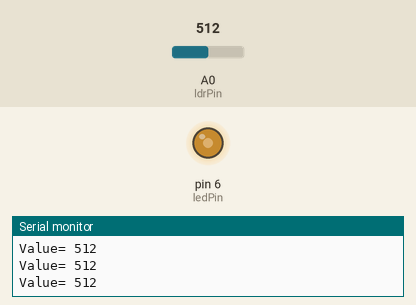
Bench run of a sketch on a simulated Arduino Uno, built with avr-gcc and run on an emulated ATmega328P. Shown: output pins drawn as LEDs (lit = HIGH), the last lines printed to the serial monitor. The test bench sets the inputs (shaded band); at power-on: A0 (ldrPin) = 512.

Above: at 1.2 s.
1.3 s: A0 (ldrPin) set to 716
At 2.5 s:
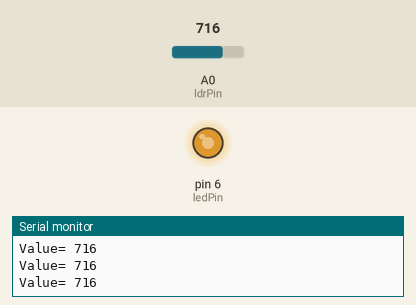
2.8 s: A0 (ldrPin) set to 900
At 3.9 s:
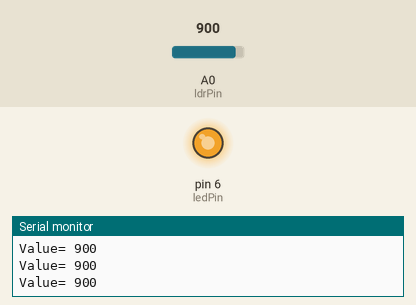
4.3 s: A0 (ldrPin) set to 122
At 5.2 s:
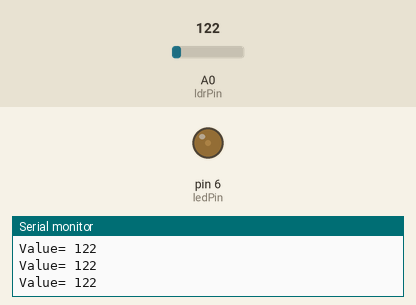
5.8 s: A0 (ldrPin) set to 0
At 6.5 s:
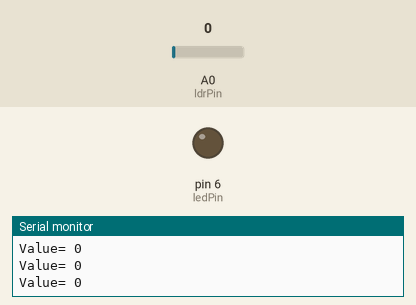
Timing chart, 0 to 8.3 s (numbered marks = the images above; inputs shaded):
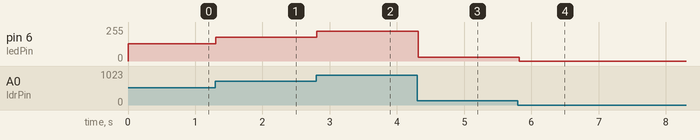

The sketch:

2.ino
```cpp
const int ldrPin = A0;
const int ledPin = 6;
void setup() {
  // put your setup code here, to run once:
  Serial.begin(9600);
}

void loop() {
  // put your main code here, to run repeatedly:


  int potVal = analogRead(ldrPin);
  Serial.print("Value= ");
  Serial.println(potVal);
  potVal = potVal / 4;
  analogWrite(ledPin,potVal);
  delay(100);
}
```

Measured:
- after the input at 1.3 s, pin 6 (ledPin): 128/255 → 179/255 at once
- after the input at 2.8 s, pin 6 (ledPin): 179/255 → 225/255 at once
- after the input at 4.3 s, pin 6 (ledPin): 225/255 → 30/255 at once
- after the input at 5.8 s, pin 6 (ledPin): 30/255 → 0/255 at once
